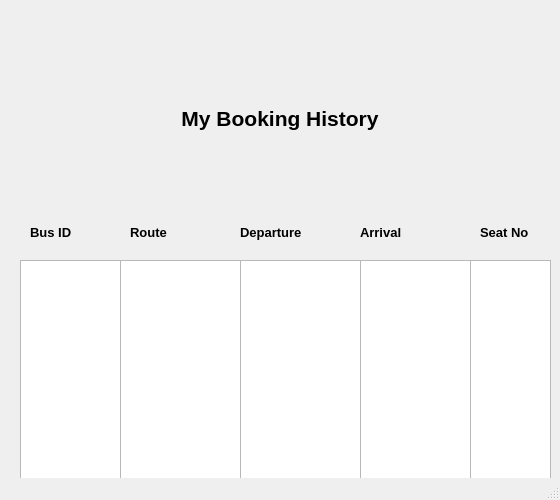
<?xml version="1.0" encoding="UTF-8"?>
<ui version="4.0">
 <class>MainWindow</class>
 <widget class="QMainWindow" name="MainWindow">
  <property name="geometry">
   <rect>
    <x>0</x>
    <y>0</y>
    <width>560</width>
    <height>500</height>
   </rect>
  </property>
  <property name="windowTitle">
   <string>My Booking History</string>
  </property>
  <widget class="QWidget" name="centralwidget">
   <widget class="QLabel" name="titleLabel">
    <property name="geometry">
     <rect>
      <x>0</x>
      <y>100</y>
      <width>560</width>
      <height>36</height>
     </rect>
    </property>
    <property name="font">
     <font>
      <pointsize>16</pointsize>
      <bold>true</bold>
     </font>
    </property>
    <property name="text">
     <string>My Booking History</string>
    </property>
    <property name="alignment">
     <set>Qt::AlignmentFlag::AlignCenter</set>
    </property>
   </widget>
   <widget class="QLabel" name="lblBusID">
    <property name="geometry">
     <rect>
      <x>30</x>
      <y>220</y>
      <width>90</width>
      <height>24</height>
     </rect>
    </property>
    <property name="font">
     <font>
      <pointsize>10</pointsize>
      <bold>true</bold>
     </font>
    </property>
    <property name="text">
     <string>Bus ID</string>
    </property>
   </widget>
   <widget class="QLabel" name="lblRoute">
    <property name="geometry">
     <rect>
      <x>130</x>
      <y>220</y>
      <width>110</width>
      <height>24</height>
     </rect>
    </property>
    <property name="font">
     <font>
      <pointsize>10</pointsize>
      <bold>true</bold>
     </font>
    </property>
    <property name="text">
     <string>Route</string>
    </property>
   </widget>
   <widget class="QLabel" name="lblDep">
    <property name="geometry">
     <rect>
      <x>240</x>
      <y>220</y>
      <width>110</width>
      <height>24</height>
     </rect>
    </property>
    <property name="font">
     <font>
      <pointsize>10</pointsize>
      <bold>true</bold>
     </font>
    </property>
    <property name="text">
     <string>Departure</string>
    </property>
   </widget>
   <widget class="QLabel" name="lblArr">
    <property name="geometry">
     <rect>
      <x>360</x>
      <y>220</y>
      <width>100</width>
      <height>24</height>
     </rect>
    </property>
    <property name="font">
     <font>
      <pointsize>10</pointsize>
      <bold>true</bold>
     </font>
    </property>
    <property name="text">
     <string>Arrival</string>
    </property>
   </widget>
   <widget class="QLabel" name="lblSeat">
    <property name="geometry">
     <rect>
      <x>480</x>
      <y>220</y>
      <width>70</width>
      <height>24</height>
     </rect>
    </property>
    <property name="font">
     <font>
      <pointsize>10</pointsize>
      <bold>true</bold>
     </font>
    </property>
    <property name="text">
     <string>Seat No</string>
    </property>
   </widget>
   <widget class="QListWidget" name="listWidget">
    <property name="geometry">
     <rect>
      <x>20</x>
      <y>260</y>
      <width>101</width>
      <height>231</height>
     </rect>
    </property>
   </widget>
   <widget class="QListWidget" name="listWidget_2">
    <property name="geometry">
     <rect>
      <x>120</x>
      <y>260</y>
      <width>121</width>
      <height>261</height>
     </rect>
    </property>
   </widget>
   <widget class="QListWidget" name="listWidget_3">
    <property name="geometry">
     <rect>
      <x>240</x>
      <y>260</y>
      <width>121</width>
      <height>221</height>
     </rect>
    </property>
   </widget>
   <widget class="QListWidget" name="listWidget_4">
    <property name="geometry">
     <rect>
      <x>360</x>
      <y>260</y>
      <width>111</width>
      <height>241</height>
     </rect>
    </property>
   </widget>
   <widget class="QListWidget" name="listWidget_5">
    <property name="geometry">
     <rect>
      <x>470</x>
      <y>260</y>
      <width>81</width>
      <height>251</height>
     </rect>
    </property>
   </widget>
  </widget>
  <widget class="QStatusBar" name="statusbar"/>
 </widget>
 <resources/>
 <connections/>
</ui>
